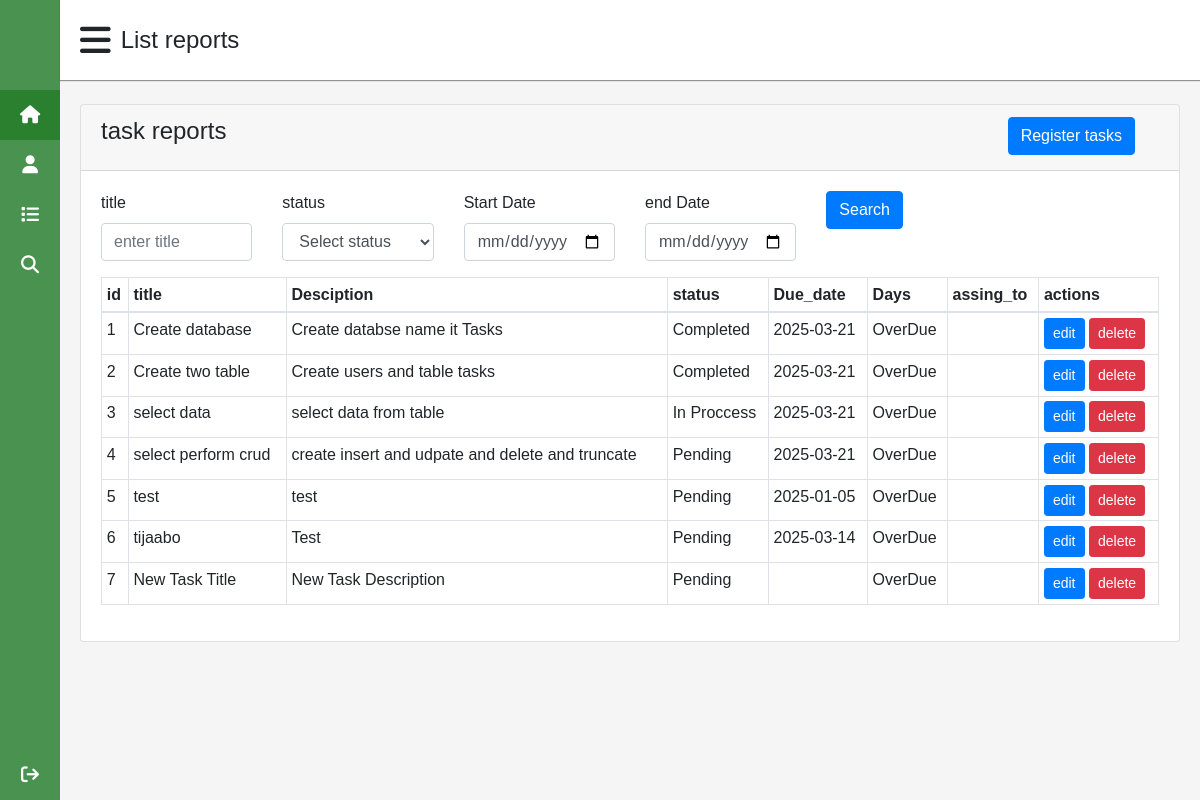
The page /tasks-reports.php (signed in) on the database as committed earlier.
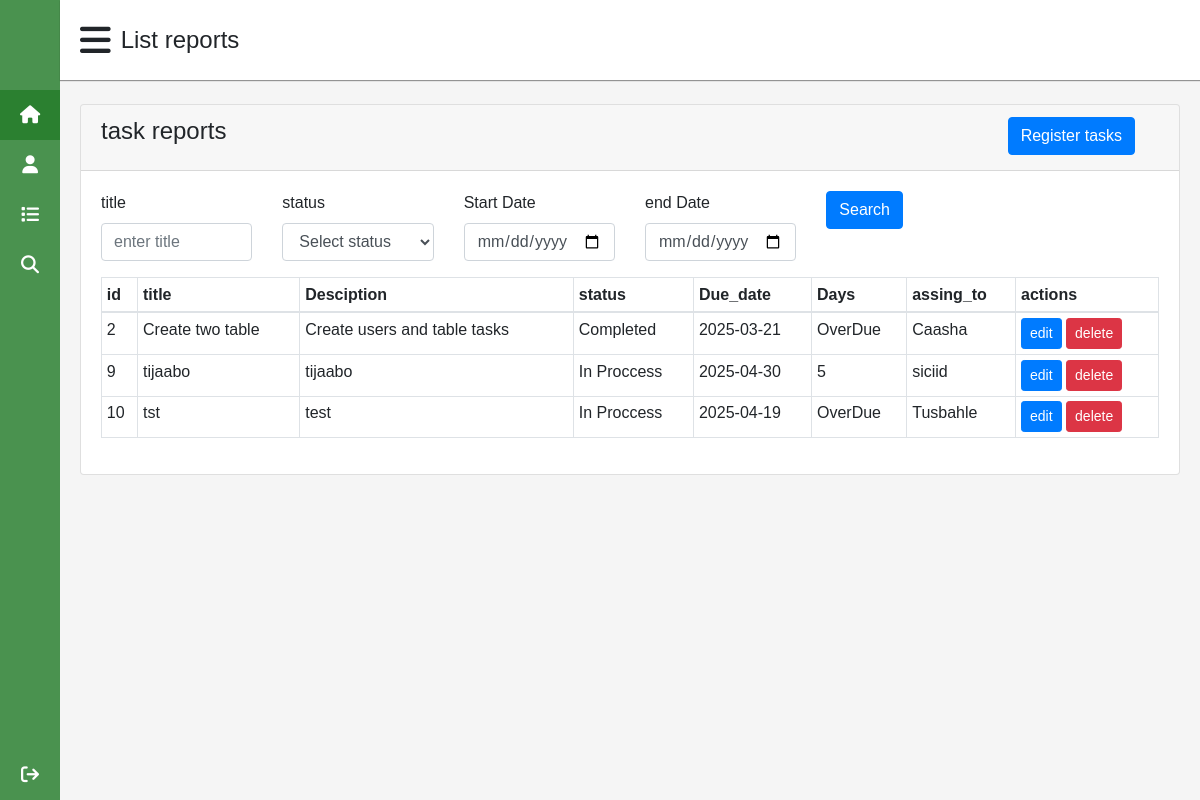
The same page on the database as committed later.
### tables this page shows
CREATE TABLE `tasks` (
  `id` int(11) NOT NULL,
  `title` varchar(100) DEFAULT NULL,
  `Desciption` text DEFAULT NULL,
  `status` enum('Pending','In Proccess','Completed') NOT NULL DEFAULT 'Pending',
  `created_att` timestamp NOT NULL DEFAULT current_timestamp(),
  `Due_date` date DEFAULT NULL,
  `userid` int(11) DEFAULT NULL,
  `assign_to` int(11) NOT NULL DEFAULT 0
);

CREATE TABLE `users` (
  `id` int(11) NOT NULL,
  `fullname` varchar(50) DEFAULT NULL,
  `email` varchar(50) NOT NULL,
  `username` varchar(30) NOT NULL,
  `PASSWORD` varchar(255) DEFAULT NULL,
  `created_att` date DEFAULT NULL
);

### tasks-reports.php (the view, shortened to what this page needs)
<?php
  $pageTitle="List reports";
  include_once("./includes/head.php");
  include_once("./includes/sidebar.php");
  include_once("./includes/navbar.php");
 ?>
 <div class="main-content">
<div class="card">
        <div class="card-header">
              <div class="row">
                <div class="col-md-10">
                        <h4 class="card-title">
                                task reports
                        </h4>
                </div>
                <div class="col-md-2">
                        <a href="regiser-task.php" class="btn btn-primary"> Register tasks</a>
                </div>
              </div>
        </div>
        <div class="card-body">
                <form action="" method="post">
<div class="row">
<div class="col-md-2">
                        <div class="form-group">
                            <label for="title">title</label>
                            <input type="text" value="" name="title" id="title" class="form-control" placeholder="enter title" >
                        </div>
                    </div>
                    <div class="col-md-2">
                        <div class="form-group">
                            <label for="status">status</label>
                            <select name="status" id="status"   class="form-control">
                            <option value="">Select status</option>
                            </select>
                        </div>
                    </div>
                    <div class="col-md-2">
                        <div class="form-group">
                            <label for="start_Date">Start Date</label>
                            <input type="date" value="" name="start_Date" id="start_Date" class="form-control" placeholder="enter start_Date" >
                        </div>
                    </div>
                    <div class="col-md-2">
                        <div class="form-group">
                            <label for="end_Date">end Date</label>
                            <input type="date" value="" name="end_Date" id="end_Date" class="form-control" placeholder="enter end_Date" >
                        </div>
                    </div>
                    <div class="col-md-2">
                        <div class="form-group">
                      <button type="submit" class="btn btn-primary"> Search</button>
                    </div>
                    </div>
                    </form>
</div>
         <table class="table table-bordered table-hover table-sm">
                <thead>
                  <tr>
                        <th>id</th>
                        <th>title</th>
                        <th>Desciption</th>
                        <th>status</th>
                        <th>Due_date</th>
                        <th>Days</th>
                        <th>assing_to</th>
                        <th>actions</th>
                  </tr>
                </thead>
                <tbody>
                <?php
                $conn=getConnection();
                $sql="SELECT t.id,t.title,t.desciption Desciption,t.status,t.created_att,t.due_date Due_date,
t.userid,u.fullname username,
case
when  DATEDIFF(t.due_date,SYSDATE())=0 then 'today'
when DATEDIFF(t.due_date,SYSDATE())=1 then 'tommorow'
when DATEDIFF(t.due_date,SYSDATE())>=0 then datediff(t.due_date,SYSDATE())
else 'OverDue' end  remainingDays
,uu.fullname assign_to
FROM `tasks` t
left join users u on t.userid=u.id
LEFT JOIN users uu ON t.assign_to=uu.id where t.id like '%'";
                $result=$conn->query($sql);
                if ($result->num_rows>0){
                        while($items=$result->fetch_assoc()){
                ?>
                <tr>
                  <td><?php   echo $items["id"]   ?></td>
                  <td><?php   echo $items["title"]   ?></td>
                  <td><?php   echo $items["Desciption"]   ?></td>
                  <td><?php   echo $items["status"]   ?></td>
                  <td><?php   echo $items["Due_date"]   ?></td>
                  <td><?php   echo $items["remainingDays"]   ?></td>
                  <td><?php   echo $items["assign_to"]   ?></td>
                  <td><a href="edit-task.php?id=<?php echo $items['id']; ?>" class="btn btn-primary btn-sm">edit</a>
                       <a onclick="return confirm('ma hubta in task la dlete gareeyo')"    href="remove-task.php?id=<?php   echo $items["id"]   ?>" class="btn btn-danger  btn-sm">delete</a>
                </td>
            </tr>
            <?php  }} ?>
                </tbody>
         </table>
        </div>
</div>
 <?php  include_once("./includes/footer.php") ?>

### includes/head.php (shortened to what this page needs)
<!DOCTYPE html>
<html>
<head>
  <link rel="stylesheet" href="https://cdnjs.cloudflare.com/ajax/libs/font-awesome/6.5.0/css/all.min.css">
    <link rel="stylesheet" href="./assets/css/bootstrap.min.css" type="text/css">
    <link href="./assets/css/main.css" type="text/css" rel="stylesheet" />
</head>
<body>

### includes/sidebar.php (shortened to what this page needs)
<div class="sidebar">
        <div class="brand-detail">
            <span class="brand-name">Task App</span>
        </div>
        <ul class="nav-links">
            <li>
                <a href="./index.php" class="active">
                    <i class="fa-solid fa-house"></i>
                    <span class="links_name">Dashboard</span>
                </a>
            </li>
            <li>
                <a href="./list_users.php" class="">
                    <i class="fa-solid fa-user"></i>
                    <span class="links_name">List users</span>
                </a>
            </li>
            <li>
                <a href="./list_tasks.php" class="">
                    <i class="fa-solid fa-list"></i>
                    <span class="links_name">List tasks</span>
                </a>
            </li>
            <li>
                <a href="./tasks-reports.php" class="">
                    <i class="fa-solid fa-search"></i>
                    <span class="links_name">task report</span>
                </a>
            </li>
            <li class="log_out">
                <a href="./logout.php" class="">
                    <i class="fa fa-sign-out" aria-hidden="true"></i>
                    <span class="links_name">Log out</span>
                </a>
            </li>
        </ul>
    </div>

### includes/navbar.php
<section class="main">
    <nav>
        <div class="sidebar-button">
            <i role="button" class='fa-solid fa-bars sidebarBtn'></i>
            <span class="dashboard"><?php echo isset($pageTitle) ?  $pageTitle : 'Task app' ?></span>
        </div>
    </nav>

### includes/footer.php (shortened to what this page needs)
</section>
</body>
</html>

### assets/css/main.css (style rules this page uses)
* { margin: 0; padding: 0; box-sizing: border-box; font-family: 'Poppins', sans-serif; }
.sidebar { position: fixed; height: 100%; width: 240px; background: #4a924f; }
.sidebar .brand-detail { height: 80px; display: flex; align-items: center; }
.sidebar .brand-detail .brand-name { color: #fff; font-size: 24px; font-weight: 500; }
.sidebar .nav-links { margin-top: 10px; }
.sidebar .nav-links li { position: relative; list-style: none; height: 50px; }
.sidebar .nav-links li a { height: 100%; width: 100%; display: flex; align-items: center; text-decoration: none; }
.sidebar .nav-links li a.active { background: #2b8030; }
.sidebar .nav-links li i { min-width: 60px; text-align: center; font-size: 18px; color: #fff; }
.sidebar .nav-links li a .links_name { color: #fff; font-size: 15px; font-weight: 400; white-space: nowrap; }
.sidebar .nav-links .log_out { position: absolute; bottom: 0; width: 100%; }
.main { position: relative; background: #f5f5f5; min-height: 100vh; width: calc(100% - 240px); left: 240px; transition: all 0.5s ease; }
.main nav { display: flex; justify-content: space-between; height: 80px; background: #fff; align-items: center; position: fixed; width: calc(100% - 240px); left: 240px; z-index: 100; padding: 0 20px; box-shadow: 0 1px 1px rgba(0, 0, 0, 0.4); }
.main nav .sidebar-button { display: flex; align-items: center; font-size: 24px; font-weight: 500; }
nav .sidebar-button i { font-size: 35px; margin-right: 10px; }
.main .main-content { position: relative; padding: 20px; padding-top: 104px; }
@media (max-width: 1240px) { .sidebar { width: 60px; } }
@media (max-width: 1240px) { .main { width: calc(100% - 60px); left: 60px; } }
@media (max-width: 1240px) { .main nav { width: calc(100% - 60px); left: 60px; } }

Rows that differ between the two databases and show on the page:
removed tasks: id "1", title "Create database", Desciption "Create databse name it Tasks", status "Completed", Due_date "2025-03-21", remainingDays "OverDue"
removed tasks: id "3", title "select data", Desciption "select data from table", status "In Proccess", Due_date "2025-03-21", remainingDays "OverDue"
removed tasks: id "4", title "select perform crud", Desciption "create insert and udpate and delete and truncate", status "Pending", Due_date "2025-03-21", remainingDays "OverDue"
removed tasks: id "5", title "test", Desciption "test", status "Pending", Due_date "2025-01-05", remainingDays "OverDue"
removed tasks: id "6", title "tijaabo", Desciption "Test", status "Pending", Due_date "2025-03-14", remainingDays "OverDue"
removed tasks: id "7", title "New Task Title", Desciption "New Task Description", status "Pending", remainingDays "OverDue"
changed tasks "Create two table": users.fullname (not shown) → "Caasha"
added tasks: id "9", title "tijaabo", Desciption "tijaabo", status "In Proccess", Due_date "2025-04-30", remainingDays "5", users.fullname "siciid"
added tasks: id "10", title "tst", Desciption "test", status "In Proccess", Due_date "2025-04-19", remainingDays "OverDue", users.fullname "Tusbahle"
